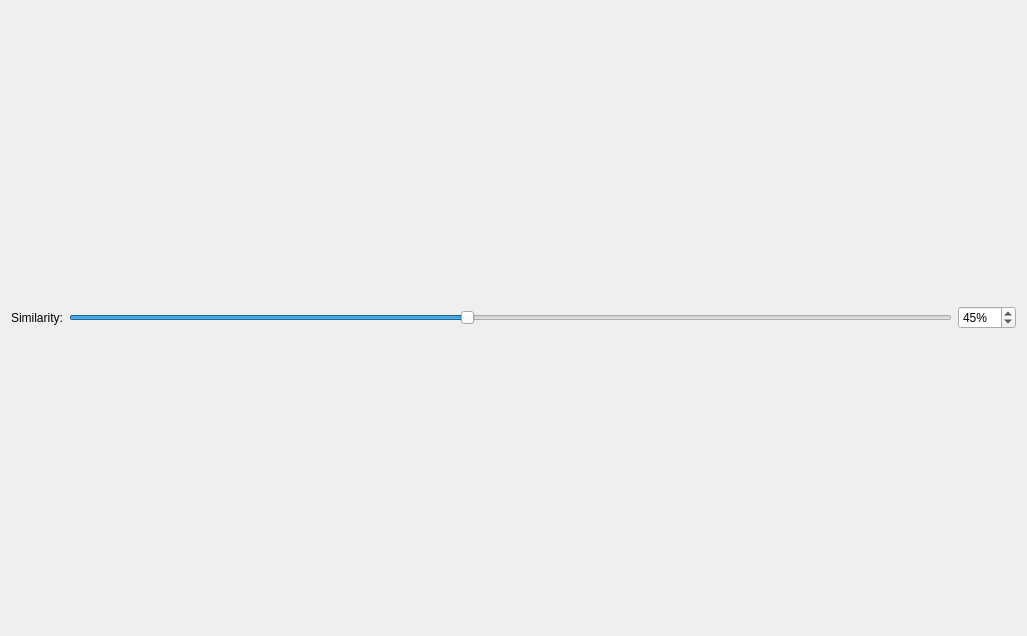
<?xml version="1.0" encoding="UTF-8"?>
<ui version="4.0">
 <class>StructureSimilarityDialog</class>
 <widget class="MongoChem::AbstractClusteringWidget" name="StructureSimilarityDialog">
  <property name="geometry">
   <rect>
    <x>0</x>
    <y>0</y>
    <width>1027</width>
    <height>636</height>
   </rect>
  </property>
  <property name="windowTitle">
   <string>Structure Similarity</string>
  </property>
  <layout class="QVBoxLayout" name="verticalLayout_2">
   <item>
    <layout class="QVBoxLayout" name="mainLayout">
     <item>
      <layout class="QHBoxLayout" name="controlsLayout">
       <item>
        <widget class="QLabel" name="similarityLabel">
         <property name="text">
          <string>Similarity:</string>
         </property>
        </widget>
       </item>
       <item>
        <widget class="QSlider" name="similaritySlider">
         <property name="maximum">
          <number>100</number>
         </property>
         <property name="value">
          <number>45</number>
         </property>
         <property name="orientation">
          <enum>Qt::Horizontal</enum>
         </property>
        </widget>
       </item>
       <item>
        <widget class="QSpinBox" name="similaritySpinBox">
         <property name="suffix">
          <string>%</string>
         </property>
         <property name="maximum">
          <number>100</number>
         </property>
         <property name="value">
          <number>45</number>
         </property>
        </widget>
       </item>
      </layout>
     </item>
    </layout>
   </item>
  </layout>
 </widget>
 <customwidgets>
  <customwidget>
   <class>MongoChem::AbstractClusteringWidget</class>
   <extends>QWidget</extends>
   <header location="global">mongochem/gui/abstractclusteringwidget.h</header>
   <container>1</container>
  </customwidget>
 </customwidgets>
 <resources/>
 <connections/>
</ui>
